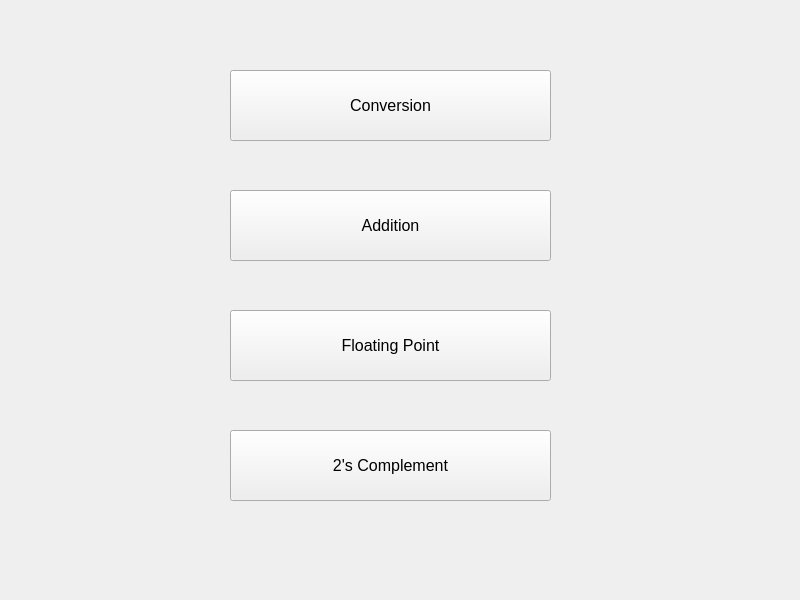
<?xml version="1.0" encoding="UTF-8"?>
<ui version="4.0">
 <class>MainWindow</class>
 <widget class="QMainWindow" name="MainWindow">
  <property name="geometry">
   <rect>
    <x>0</x>
    <y>0</y>
    <width>800</width>
    <height>600</height>
   </rect>
  </property>
  <property name="maximumSize">
   <size>
    <width>800</width>
    <height>800</height>
   </size>
  </property>
  <property name="windowTitle">
   <string>Converter</string>
  </property>
  <widget class="QWidget" name="centralwidget">
   <widget class="QPushButton" name="Con">
    <property name="geometry">
     <rect>
      <x>230</x>
      <y>70</y>
      <width>321</width>
      <height>71</height>
     </rect>
    </property>
    <property name="font">
     <font>
      <pointsize>12</pointsize>
     </font>
    </property>
    <property name="cursor">
     <cursorShape>PointingHandCursor</cursorShape>
    </property>
    <property name="text">
     <string>Conversion</string>
    </property>
   </widget>
   <widget class="QPushButton" name="Con_2">
    <property name="geometry">
     <rect>
      <x>230</x>
      <y>430</y>
      <width>321</width>
      <height>71</height>
     </rect>
    </property>
    <property name="font">
     <font>
      <pointsize>12</pointsize>
     </font>
    </property>
    <property name="cursor">
     <cursorShape>PointingHandCursor</cursorShape>
    </property>
    <property name="text">
     <string>2's Complement</string>
    </property>
   </widget>
   <widget class="QPushButton" name="Con_3">
    <property name="geometry">
     <rect>
      <x>230</x>
      <y>190</y>
      <width>321</width>
      <height>71</height>
     </rect>
    </property>
    <property name="font">
     <font>
      <pointsize>12</pointsize>
     </font>
    </property>
    <property name="cursor">
     <cursorShape>PointingHandCursor</cursorShape>
    </property>
    <property name="text">
     <string>Addition</string>
    </property>
   </widget>
   <widget class="QPushButton" name="Con_4">
    <property name="geometry">
     <rect>
      <x>230</x>
      <y>310</y>
      <width>321</width>
      <height>71</height>
     </rect>
    </property>
    <property name="font">
     <font>
      <pointsize>12</pointsize>
     </font>
    </property>
    <property name="cursor">
     <cursorShape>PointingHandCursor</cursorShape>
    </property>
    <property name="text">
     <string>Floating Point</string>
    </property>
   </widget>
  </widget>
 </widget>
 <resources/>
 <connections/>
</ui>
